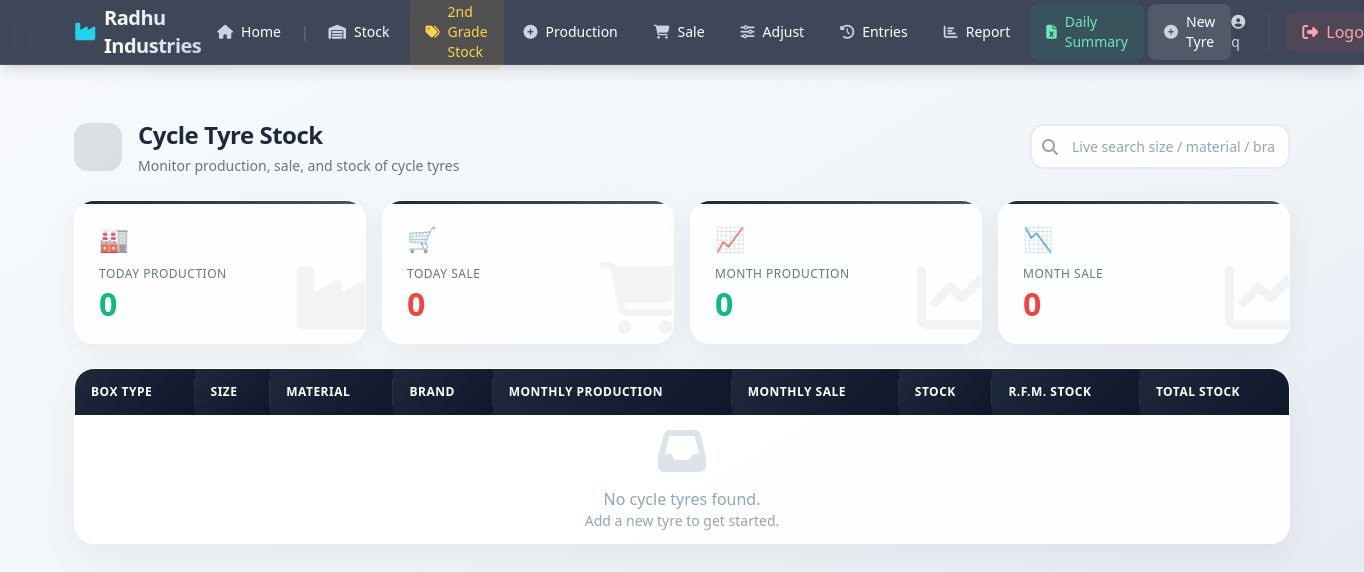
Before: /cycletyre/ (signed in) with the older database file.
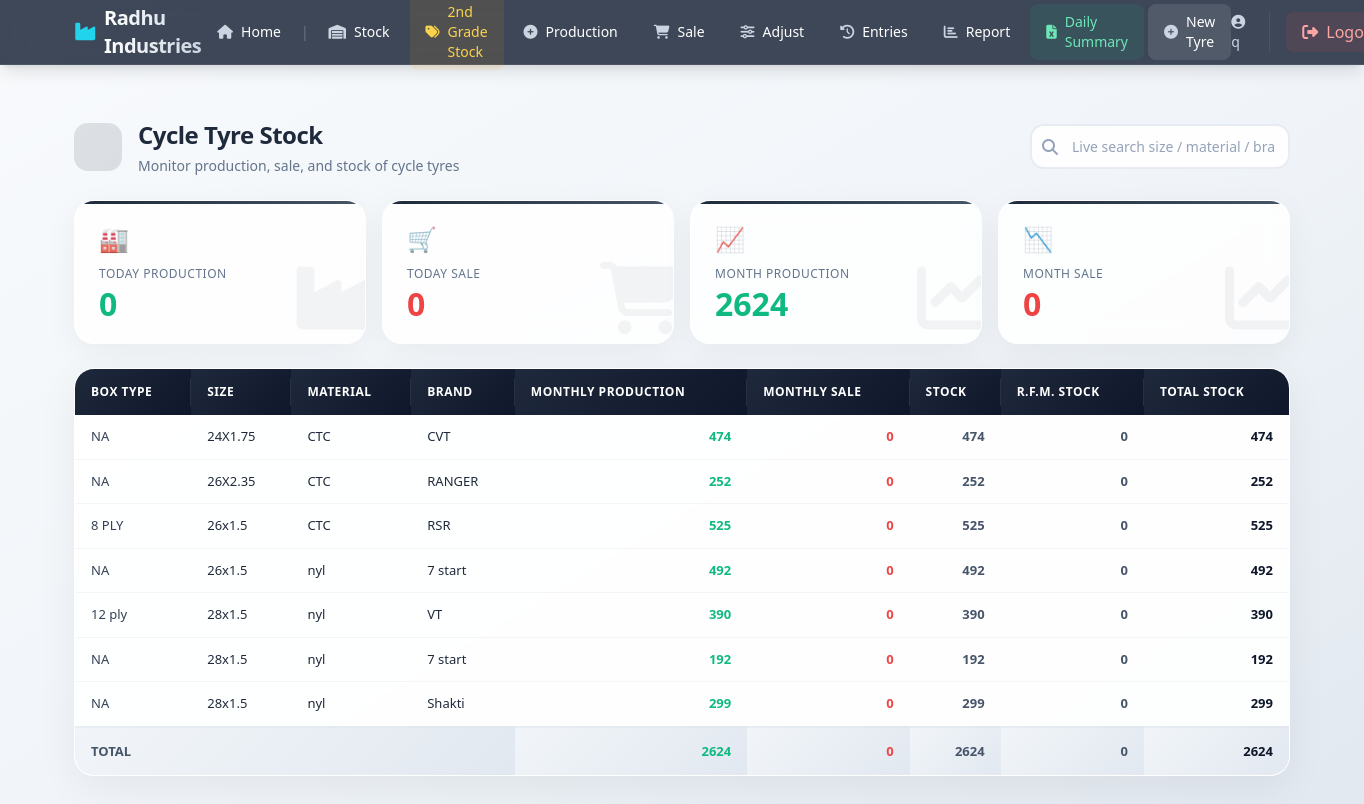
After: the same page with the newer database file.
### cycletyres/models.py (models this page shows, shortened)
class CycleTyreItem(models.Model):
    box_type = models.CharField("BOX TYPE", max_length=30)   # e.g. "6 ply"
    size = models.CharField("SIZE", max_length=50)            # e.g. "28 x 1.5"
    material = models.CharField("MATERIAL", max_length=20)    # e.g. CTC / NYL
    brand = models.CharField("BRAND", max_length=80)
    weight = models.DecimalField("Weight (Kg)", max_digits=8, decimal_places=3, default=0.000, help_text="Weight of tyre in Kg")
    stock = models.IntegerField("STOCK (1st Grade / Black)", default=0)
    second_stock = models.IntegerField("2nd Grade Stock", default=0)
    rfm_stock = models.IntegerField("R.F.M. Stock", default=0)
    is_active = models.BooleanField(default=True)
    created_at = models.DateTimeField(auto_now_add=True)
    class Meta:
        ordering = ["size", "box_type", "material", "brand"]
        unique_together = ("box_type", "size", "material", "brand")
    @property
    def total_stock(self):
        return self.stock + self.second_stock + self.rfm_stock

### cycletyres/views.py (the view)
# urls.py: path("", views.dashboard, name="tube_dashboard"),
@login_required
def dashboard(request):
    q = request.GET.get("q", "").strip()
    items = CycleTyreItem.objects.filter(is_active=True)
    if q:
        items = items.filter(
            Q(size__icontains=q) | Q(box_type__icontains=q) | Q(material__icontains=q) | Q(brand__icontains=q)
        )
    today = datetime.date.today()
    today_production = CycleTyreEntry.objects.filter(entry_type="production", date=today).aggregate(t=Sum("quantity"))["t"] or 0
    today_sale = CycleTyreEntry.objects.filter(entry_type="sale", date=today).aggregate(t=Sum("quantity"))["t"] or 0
    month_start = today.replace(day=1)
    month_production = CycleTyreEntry.objects.filter(entry_type="production", date__gte=month_start, date__lte=today).aggregate(t=Sum("quantity"))["t"] or 0
    month_sale = CycleTyreEntry.objects.filter(entry_type="sale", date__gte=month_start, date__lte=today).aggregate(t=Sum("quantity"))["t"] or 0
    for item in items:
        item.month_production = CycleTyreEntry.objects.filter(
            tyre_item=item, entry_type="production", date__gte=month_start, date__lte=today
        ).aggregate(t=Sum("quantity"))["t"] or 0
        item.month_sale = CycleTyreEntry.objects.filter(
            tyre_item=item, entry_type="sale", date__gte=month_start, date__lte=today
        ).aggregate(t=Sum("quantity"))["t"] or 0
    grand_total = sum(item.total_stock for item in items)
    total_stock_col = sum(item.stock for item in items)
    total_second_col = sum(item.second_stock for item in items)
    total_rfm_col = sum(item.rfm_stock for item in items)
    context = {
        "items": items,
        "q": q,
        "today": today,
        "today_production": today_production,
        "today_sale": today_sale,
        "month_production": month_production,
        "month_sale": month_sale,
        "grand_total": grand_total,
        "total_stock_col": total_stock_col,
        "total_second_col": total_second_col,
        "total_rfm_col": total_rfm_col,
    }
    return render(request, "cycletyres/dashboard.html", context)

### templates/cycletyres/dashboard.html (shortened to what the changed rows need)
{% extends "cycletyres/base.html" %}
{% load static %}
{% block content %}
{% load static %}
<div class="dashboard-container">
    <div class="page-header">
        <div>
            <h1>Cycle Tyre Stock</h1>
        </div>
    </div>
    <div class="stats-grid">
        <div class="stat-card">
            <span class="stat-icon">📈</span>
            <div class="stat-label">Month Production</div>
            <div class="stat-number stat-number-green">{{ month_production|default:0 }}</div>
            <div class="stat-icon-bg"><i class="fas fa-chart-line"></i></div>
        </div>
    </div>
    <div class="table-container" id="table-wrapper">
        <div class="table-wrapper">
            <table class="stock-table" id="stock-table">
                <thead>
                    <tr>
                        <th>Box Type</th>
                        <th>Size</th>
                        <th>Material</th>
                        <th>Brand</th>
                        <th class="text-right">Monthly Production</th>
                        <th class="text-right">Monthly Sale</th>
                        <th class="text-right">Stock</th>
                        <th class="text-right">R.F.M. Stock</th>
                        <th class="text-right font-bold">Total Stock</th>
                    </tr>
                </thead>
                <tbody id="stock-body">
                    {% for item in items %}
                    <tr class="stock-row"
                        data-box="{{ item.box_type|lower }}"
                        data-size="{{ item.size|lower }}"
                        data-material="{{ item.material|lower }}"
                        data-brand="{{ item.brand|lower }}">
                        <td class="font-medium text-slate-700">{{ item.box_type }}</td>
                        <td>{{ item.size }}</td>
                        <td>{{ item.material }}</td>
                        <td>{{ item.brand }}</td>
                        <td class="text-right val-green">{{ item.month_production }}</td>
                        <td class="text-right val-red">{{ item.month_sale }}</td>
                        <td class="text-right val-slate">{{ item.stock }}</td>
                        <td class="text-right val-slate">{{ item.rfm_stock }}</td>
                        <td class="text-right font-bold text-slate-900">{{ item.total_stock }}</td>
                    </tr>
                    {% empty %}
                    <tr id="empty-row">
                        <td colspan="9" class="empty-state">
                            <i class="fas fa-inbox"></i>
                            <p class="text-base">No cycle tyres found.</p>
                            <p class="text-sm text-slate-400">Add a new tyre to get started.</p>
                        </td>
                    </tr>
                    {% endfor %}
                </tbody>
                {% if items %}
                <tfoot>
                    <tr>
                        <td colspan="4" class="font-bold text-slate-600">TOTAL</td>
                        <td class="text-right val-green font-bold">{{ month_production|default:0 }}</td>
                        <td class="text-right val-red font-bold">{{ month_sale|default:0 }}</td>
                        <td class="text-right val-slate font-bold">{{ total_stock_col|default:0 }}</td>
                        <td class="text-right val-slate font-bold">{{ total_rfm_col|default:0 }}</td>
                        <td class="text-right font-bold text-slate-900">{{ grand_total|default:0 }}</td>
                    </tr>
                </tfoot>
                {% endif %}
            </table>
        </div>
    </div>
</div>
{% endblock %}

Changed rows visible on the page:
added CycleTyreItem: box_type "NA", size "24X1.75", material "CTC", brand "CVT", month_production "474", month_sale "0", stock "474", rfm_stock "0", total_stock "474"
added CycleTyreItem: box_type "NA", size "26X2.35", material "CTC", brand "RANGER", month_production "252", month_sale "0", stock "252", rfm_stock "0", total_stock "252"
added CycleTyreItem: box_type "8 PLY", size "26x1.5", material "CTC", brand "RSR", month_production "525", month_sale "0", stock "525", rfm_stock "0", total_stock "525"
added CycleTyreItem: box_type "NA", size "26x1.5", material "nyl", brand "7 start", month_production "492", month_sale "0", stock "492", rfm_stock "0", total_stock "492"
added CycleTyreItem: box_type "12 ply", size "28x1.5", material "nyl", brand "VT", month_production "390", month_sale "0", stock "390", rfm_stock "0", total_stock "390"
added CycleTyreItem: box_type "NA", size "28x1.5", material "nyl", brand "7 start", month_production "192", month_sale "0", stock "192", rfm_stock "0", total_stock "192"
added CycleTyreItem: box_type "NA", size "28x1.5", material "nyl", brand "Shakti", month_production "299", month_sale "0", stock "299", rfm_stock "0", total_stock "299"
Other visible differences:
{{ month_production|default:0 }}: "0" → "2624"
{{ month_production|default:0 }}: (not shown) → "2624"
{{ month_sale|default:0 }}: (not shown) → "0"
{{ total_stock_col|default:0 }}: (not shown) → "2624"
{{ total_rfm_col|default:0 }}: (not shown) → "0"
{{ grand_total|default:0 }}: (not shown) → "2624"
text no longer shown: "No cycle tyres found. Add a new tyre to get started."
text now shown: "TOTAL"
